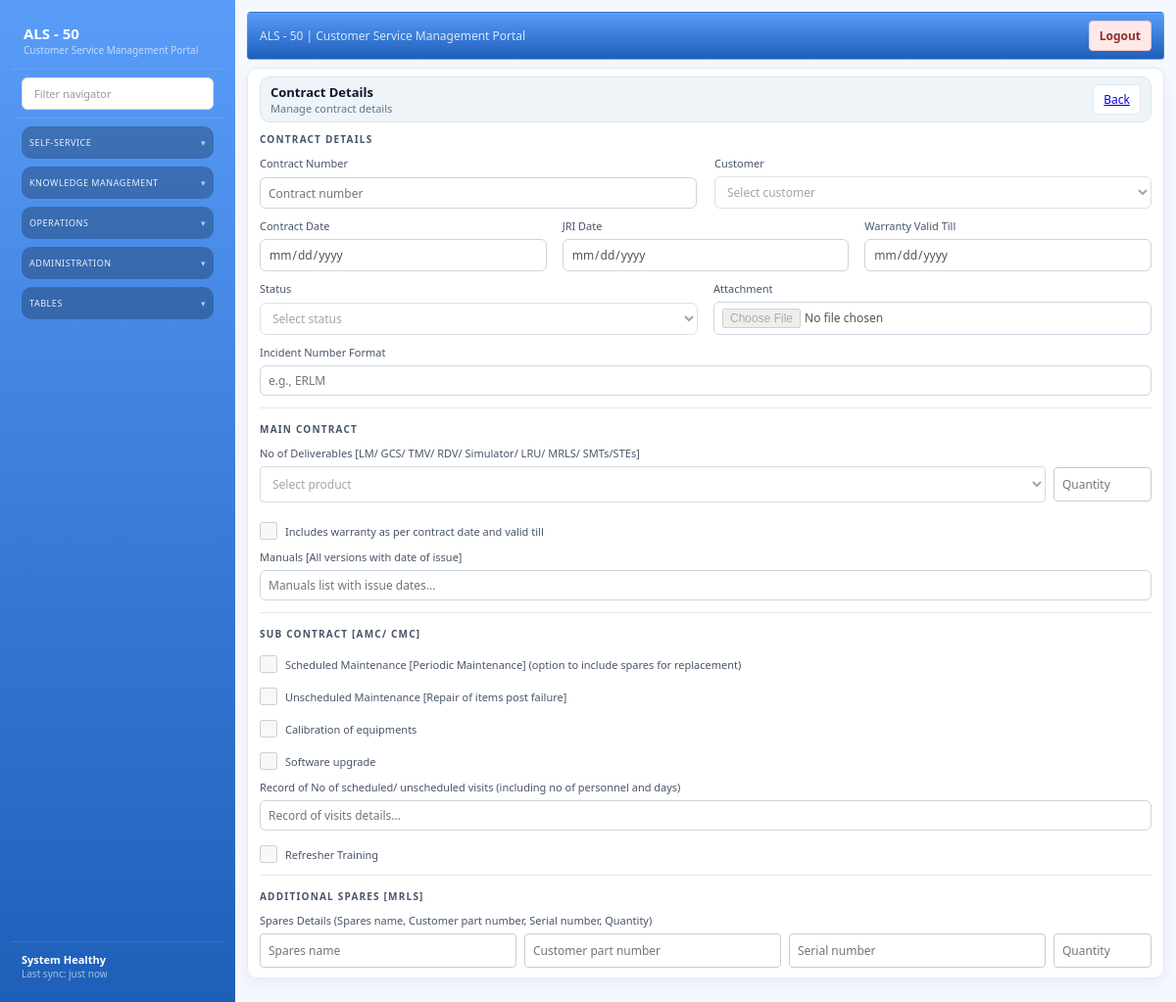
The app's page /admin/contracts/10, older data.
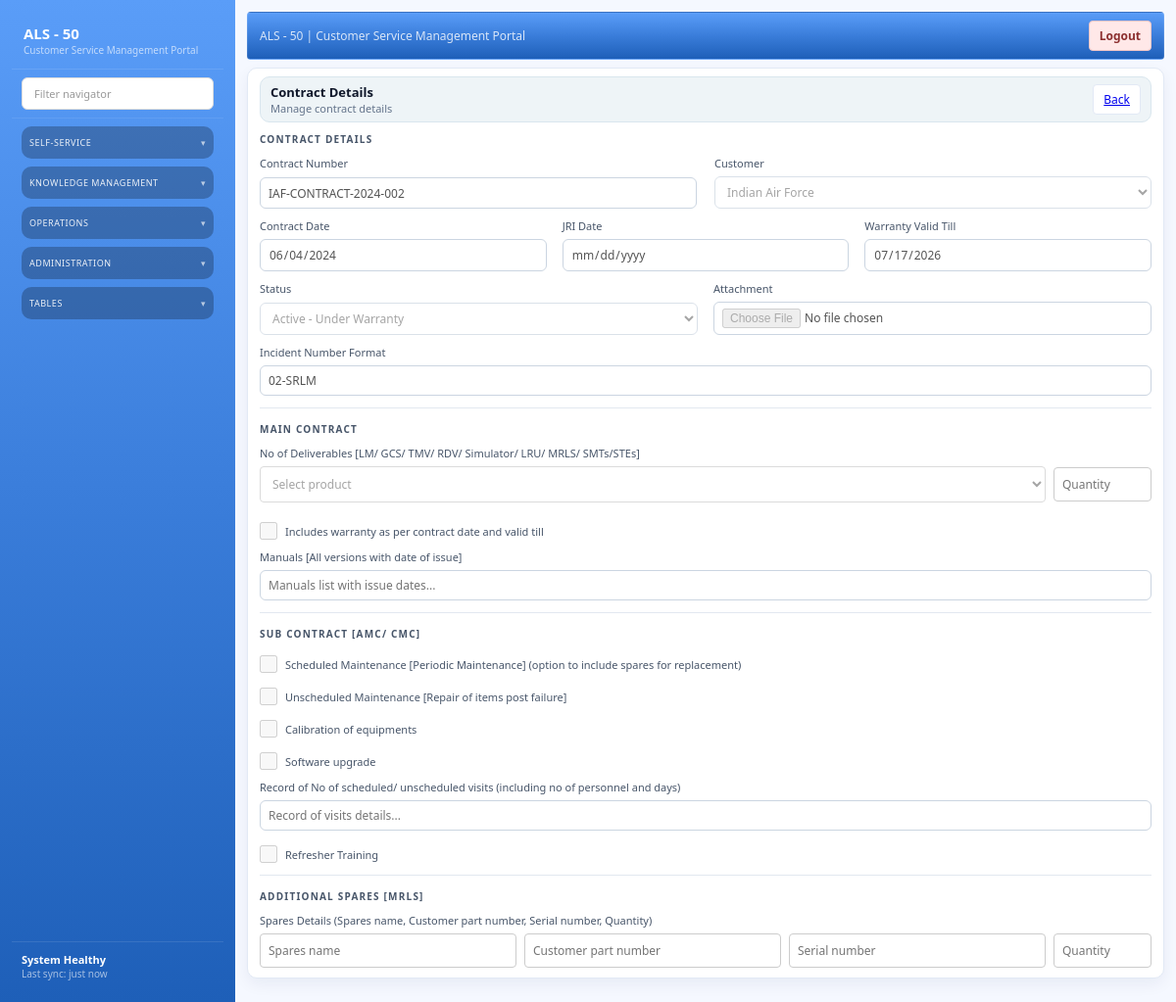
The same page, newer data.
### models/entities.py (models this page shows)
class Contract(Base):
    __tablename__ = "contracts"
    id = Column(Integer, primary_key=True, index=True)
    number = Column(String(100), unique=True, nullable=False)
    customer_id = Column(Integer, nullable=True)
    data = Column(JSON, default=dict)
    created_at = Column(DateTime(timezone=True), server_default=func.now(), nullable=False)

### routers/admin.py (the view)
@router.get("/admin/contracts/{contract_id}")
def contract_view_page(request: Request, contract_id: int, db: Session = Depends(get_db)):
    contract_obj = db.query(Contract).filter(Contract.id == contract_id).first()
    if contract_obj:
        contract = entity_to_dict(contract_obj, db=db, top_level_fields=["number", "customer_id"])
    else:
        contract = next((item for item in _get_sample_contracts() if item["id"] == contract_id), None)
    if contract:
        valid_till = contract.get("valid_till")
        if valid_till:
            try:
                import datetime
                vt_date = datetime.datetime.strptime(valid_till, "%Y-%m-%d").date()
                if vt_date < datetime.date.today():
                    contract["status"] = "Expired"
            except Exception:
                pass
    db_customers = db.query(Customer).order_by(Customer.id).all()
    customers = [{"id": c.id, "name": c.name, **(c.data or {})} for c in db_customers]
    context = build_template_context(request, contract=contract, customers=customers, mode="view")
    return templates.TemplateResponse(request, "contract_config.html", context)

### templates/contract_config.html (shortened to what the changed rows need)
{% extends "base.html" %}
{% set view_only = mode == "view" %}
{% set contract = contract or {} %}
{% block content %}
<section class="si-incident-new">
  <form id="contract-config-form" method="post" action="{% if contract %}/admin/contracts/{{ contract.id }}{% else %}/admin/contracts{% endif %}" class="si-incident-form">
    <div class="si-incident-grid">
      <div class="si-incident-field">
        <label>Contract Number</label>
        <input name="contract_number" placeholder="Contract number" value="{{ contract.get('number', '') }}" {% if view_only %}readonly disabled{% endif %} />
      </div>
      <div class="si-incident-field">
        <label>Customer</label>
        <select name="customer" {% if view_only %}disabled{% endif %}>
          <option value="">Select customer</option>
          {% for customer_item in customers or [] %}
            <option value="{{ customer_item.id }}" {% if customer_item.id == contract.get('customer_id') %}selected{% endif %}>
              {{ customer_item.name }}
            </option>
          {% endfor %}
        </select>
      </div>
      <div style="display: grid; grid-template-columns: 1fr 1fr 1fr; gap: 16px; grid-column: 1 / -1;">
        <div class="si-incident-field">
          <label>Contract Date</label>
          <input type="date" name="executed_on" value="{{ contract.get('executed_on', '') }}" {% if view_only %}readonly disabled{% endif %} />
        </div>
        <div class="si-incident-field">
          <label>Warranty Valid Till</label>
          <input type="date" name="warranty_valid_till" value="{{ contract.get('warranty_valid_till', '') }}" {% if view_only %}readonly disabled{% endif %} />
        </div>
      </div>
      <div style="display: grid; grid-template-columns: 1fr 1fr; gap: 16px; grid-column: 1 / -1;">
        <div class="si-incident-field">
          <label>Status</label>
          <select name="status" {% if view_only %}disabled{% endif %}>
            <option value="">Select status</option>
            <option value="Active - Under Warranty" {% if contract.get('status') == 'Active - Under Warranty' %}selected{% endif %}>Active - Under Warranty</option>
          </select>
        </div>
      </div>
      <div class="si-incident-field si-incident-field-wide">
        <label>Incident Number Format</label>
        <input type="text" name="incident_number_format" placeholder="e.g., ERLM" value="{{ contract.get('incident_number_format', '') }}" {% if view_only %}readonly disabled{% endif %} />
      </div>
          {% set deliverables = contract.get('main_deliverables', []) %}
          {% set spares_list = contract.get('spares', []) %}
    </div>
  </form>
</section>
{% endblock %}

Row changes from the older to the newer data that the page shows:
added Contract: contract_number "IAF-CONTRACT-2024-002"
Text that changed along with them:
form field customer: "Select customer" → "Indian Air Force"
form field executed_on: (not shown) → "06/04/2024"
form field warranty_valid_till: (not shown) → "07/17/2026"
form field status: "Select status" → "Active - Under Warranty"
form field incident_number_format: (not shown) → "02-SRLM"
